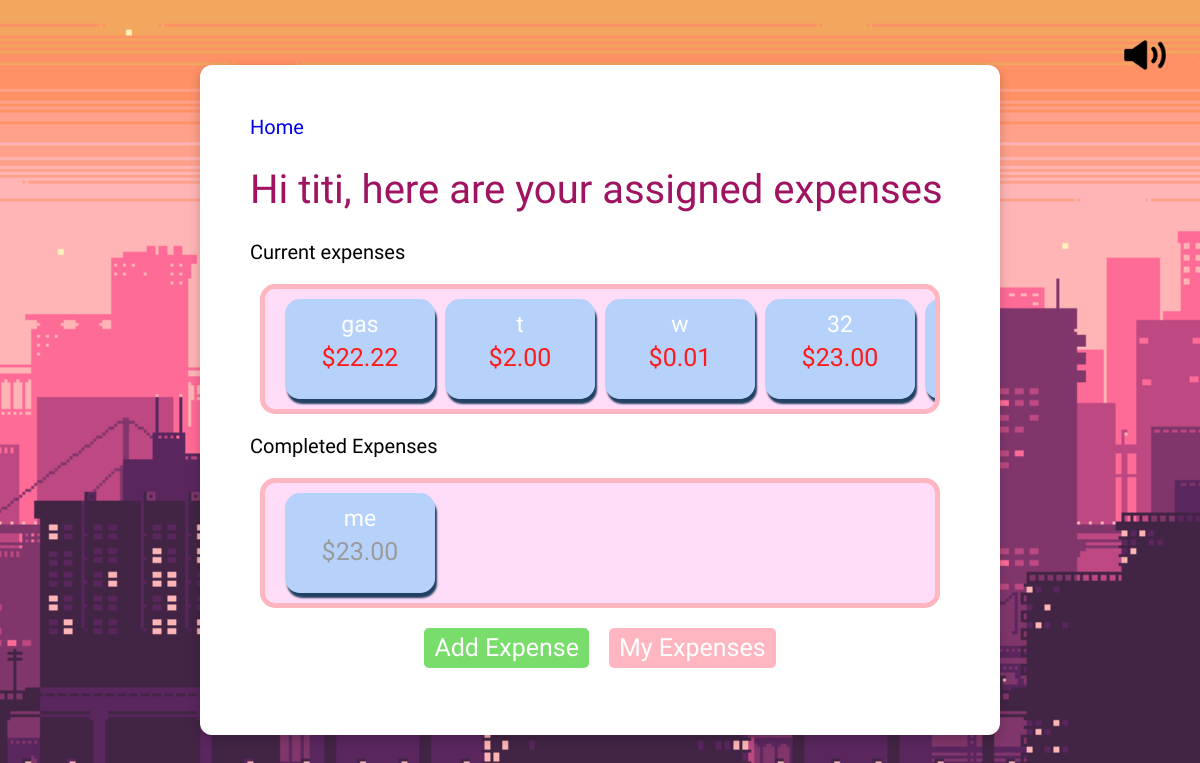
/dashboard/2, run on the app's committed database.
### app.py (models this page shows, shortened)
class User(db.Model):
    id = db.Column(db.Integer, primary_key= True)
    name = db.Column(db.String(20))
    created_on = db.Column(db.DateTime, default=datetime.now(timezone.utc))
    expenses = db.relationship('Expense', secondary=expense_assignments, backref='assigned_users')

class Expense(db.Model):
    id = db.Column(db.Integer, primary_key= True)
    title = db.Column(db.String(20))
    cost = db.Column(db.Numeric(10, 2), nullable=False)
    assigned_on = db.Column(db.DateTime, default=datetime.now(timezone.utc))
    assigned_by_id = db.Column(db.Integer, db.ForeignKey('user.id'))
    creator = db.relationship('User', backref='created_expenses')
    due_by = db.Column(db.DateTime)
    note = db.Column(db.String(200))
    completed = db.Column(db.Integer, default=0) #1= true/complete, 0=false/incomplete

### app.py (the view)
@app.route("/dashboard/<int:id>", methods=["POST", "GET"])
def dashboard(id:int):
    user = User.query.get_or_404(id)
    all_expenses = user.expenses
    if request.method == "POST":
        return redirect(f"/dashboard/{id}")
    else:
        return render_template("dashboard.html", user=user, all_expenses=all_expenses)

### templates/dashboard.html (shortened to what this page needs)
{% extends "base.html" %}
{% block body %}
<div class="dashboard_content">
    <div class="home">
            <a href="/"> Home </a>
        </div>
    <h1 class="dashboard_welcome"> Hi {{user.name}}, here are your assigned expenses </h1>
        <h3 class="sub-title"> Current expenses</h3>
        {% set incomplete_expenses = [] %}
        {% set complete_expenses = [] %}
        {% for expense in all_expenses %}
            {% if expense.completed == 0 %}
                {% do incomplete_expenses.append(expense) %}
            {% else %}
                {% do complete_expenses.append(expense) %}
            {% endif %}
        {% endfor %}
        <div class="curr_box" style="display:flex; flex-direction: row;">
        {% if incomplete_expenses%}
            {% for expense in all_expenses %}
                 {% if expense.completed == 0 %}
                <div class="expense_box">
                    <a href="/expense_view/{{user.id}}/{{expense.id}}">
                        <div class="curr_title">
                            {{expense.title}}
                            <br>
                        </div>
                        <div class="curr_cost";>
                            ${{expense.cost}}
                            <br>
                        </div>
                    </a>
                </div>
                <br>
                {%endif%}
            {% endfor %}
        {% else %}
                <p class="no_msg"> No current expenses... </p>
        {% endif%}
        </div>
        <h3 class="sub-title"> Completed Expenses </h3>
        <div class="curr_box" style="display:flex; flex-direction: row;">
        {% if complete_expenses %}
            {% for expense in all_expenses %}
                {% if expense.completed == 1 %}
                    <div class="expense_box">
                    <a href="/expense_view/{{user.id}}/{{expense.id}}">
                        <div class="curr_title">
                            {{expense.title}}
                            <br>
                        </div>
                        <div class="curr_cost" style="color: rgba(155, 155, 155, 1)">
                            ${{expense.cost}}
                            <br>
                        </div>
                    </a>
                </div>
                <br>
                {% endif %}
            {% endfor %}
        {%else%}
            <p class="no_msg"> No expenses have been completed yet... </p>
        {% endif %}
        </div>
    <div class= "btn_add_my" style="display:flex; flex-direction: row;">
        <form action="/add_expense/{{user.id}}" method="GET">
            <input type="submit", value="Add Expense", id="btn_add_expense">
        </form>
        <form action="/my_expenses/{{user.id}}">
            <input type="submit", value="My Expenses", id="btn_my_expenses">
        </form>
    </div>
{% endblock %}

### static/style.css (style rules this page uses)
body { background-image: url("/static/images/pinkg.gif"); background-size: cover; background-repeat: no-repeat; background-position: center; display: flex; min-height: 100vh; margin: 0; justify-content: center; align-items: center; }
a { text-decoration: none; }
::placeholder { font-family: "Jersey 20", sans-serif; font-size: 18px; }
.home { font-size: 20px; font-family: "Jersey 20", sans-serif; }
.home_content, .dashboard_content, .expense_view, .add_expense_view, .edit_content, .my_expenses { background-color: white; padding: 50px; border-radius: 12px; box-shadow: 0 4px 12px rgba(0, 0, 0, 0.2); width: 80%; margin-top: 0px; height: 570px; max-width: 700px; }
.welcome, .dashboard_welcome, .expense_intro, .add_expense_title, .edit_title { font-size: 40px; font-family: "Jersey 20", sans-serif; font-weight: 350; color: rgb(160, 19, 97); }
.expense_box { border-radius: 15px; border-width: 5px; box-shadow: 2px 5px 2px #214163; min-width: 150px; max-width: 150px; height: 100px; background-color: rgba(106, 198, 255, 0.4901960784); margin-left: 10px; }
.curr_box { margin: 10px; padding: 10px; display: flex; flex-direction: row; overflow-x: auto; overflow-y: hidden; scroll-behavior: smooth; scrollbar-width: thin; border-radius: 15px; border: 5px solid #ffb6c1; background-color: rgba(254, 186, 240, 0.49); }
.sub-title { font-size: 20px; font-family: "Jersey 20", sans-serif; font-weight: 100; }
.curr_title { color: rgb(255, 255, 255); text-align: center; font-family: "Jersey 20", sans-serif; font-weight: 400; font-style: normal; font-size: 23px; padding: 5px; margin-top: 7px; }
.curr_cost { color: rgb(255, 27, 27); text-align: center; font-family: "Jersey 20", sans-serif; font-weight: 400; font-style: normal; font-size: 25px; }
.btn_add_my { justify-content: center; }
#btn_add_expense { border: 4px solid #79dd6b; border-radius: 5px; background-color: #79dd6b; font-size: 16px; color: white; font-family: "Jersey 20", sans-serif; font-size: 25px; width: auto; height: 40px; margin-top: 10px; }
#btn_my_expenses { border: 4px solid #ffb6c1; border-radius: 5px; background-color: #ffb6c1; font-size: 16px; color: white; font-family: "Jersey 20", sans-serif; font-size: 25px; width: auto; height: 40px; margin-top: 10px; margin-left: 20px; }

### data on the page
User: name "titi"
Expense: title "gas", cost "22.22"
Expense: title "t", cost "2.00"
Expense: title "w", cost "0.01"
Expense: title "32", cost "23.00"
Expense: title "me", cost "23.00"
